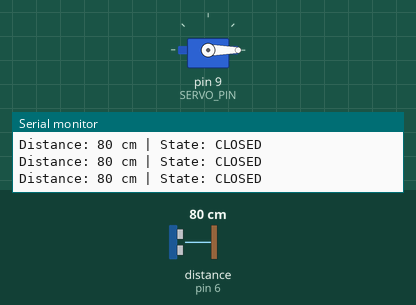
The sketch below on a simulated Arduino Uno, built with avr-gcc and run on an emulated ATmega328P. Parts: servo, the last lines printed to the serial monitor. Wiring (inferred from the names in the program): ultrasonic range finder: trigger pin 5; echo pin 6. Inputs (shaded band) come from the test bench; at power-on: distance to the obstacle (sensor on pin 6) 80 cm. The echo pulse lasts 58.3 µs per cm.

Above: at 1.5 s.
1.6 s: distance to the obstacle (sensor on pin 6) set to 27 cm
4.6 s: distance to the obstacle (sensor on pin 6) set to 23 cm
At 6.0 s:
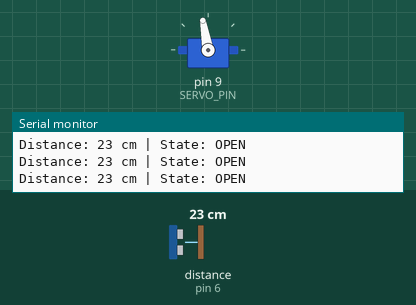
6.4 s: distance to the obstacle (sensor on pin 6) set to 32 cm
At 8.03 s:
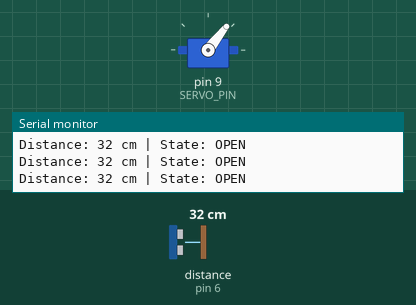
9.4 s: distance to the obstacle (sensor on pin 6) set to 2 cm
At 10.4 s:
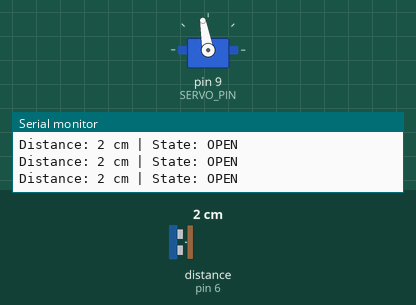
11.2 s: distance to the obstacle (sensor on pin 6) set to 35 cm
At 14.4 s:
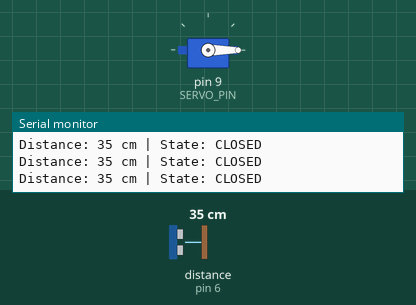
Timing chart, 0 to 15.2 s (numbered marks = the images above; inputs shaded):
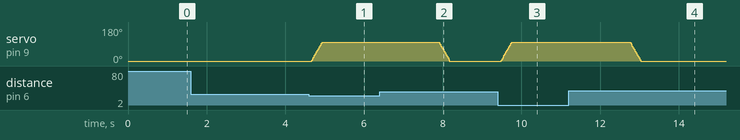

Measured:
- the behaviour switches between 26 and 25 cm on distance to the obstacle (sensor on pin 6) (found by bisection; images 0 and 1)
- the behaviour switches between 29 and 30 cm on distance to the obstacle (sensor on pin 6) (found by bisection; images 1 and 2)
- after the input at 4.6 s, servo on pin 9 (SERVO_PIN): moves from 0° to 100° over 0.27 s, starting after 0.07 s
- after the input at 6.4 s, servo on pin 9 (SERVO_PIN): moves from 100° to 0° over 0.27 s, starting after 1.5 s
- after the input at 9.4 s, servo on pin 9 (SERVO_PIN): moves from 0° to 100° over 0.27 s, starting after 0.08 s
- after the input at 11.2 s, servo on pin 9 (SERVO_PIN): moves from 100° to 0° over 0.27 s, starting after 1.6 s

The sketch:

SmartDustbin.ino
```cpp
// code by Gagandeepkaur Saluja
// Youtube Channel: VoltiqueX - https://www.youtube.com/@VoltiqueX

#include <Servo.h>

const int SERVO_PIN       = 9;   // Servo signal
const int TRIG_PIN        = 5;   // HC-SR04 TRIG
const int ECHO_PIN        = 6;   // HC-SR04 ECHO

const int LID_OPEN_ANGLE  = 100; // Adjust per your mechanism (0–180)
const int LID_CLOSED_ANGLE= 0;

const int OPEN_AT_CM      = 25;  // Open when hand is closer than this
const int CLOSE_AT_CM     = 30;  // Close when distance is beyond this (hysteresis)

const unsigned long CLOSE_AFTER_MS = 1500; // Time with no hand before closing

// Distance sampling
const int SAMPLES = 5;                   // median of N samples
const unsigned long PULSE_TIMEOUT_US = 25000; // 25ms timeout for pulseIn

// Optional: slow, smooth lid motion
const int SERVO_STEP_DEG = 3;            // degrees per step when moving
const int SERVO_STEP_DELAY_MS = 8;       // ms between steps
//
// ======================

Servo lid;

enum LidState { LID_CLOSED, LID_OPEN };
LidState state = LID_CLOSED;

unsigned long lastSeenCloseMs = 0;  // last time a "hand is near" was detected

// Simple swap for median sort
void iswap(int &a, int &b) { int t = a; a = b; b = t; }

// Get one distance reading (cm). Returns 999 on timeout.
int readDistanceOnceCM() {
  // Ensure clean trigger
  digitalWrite(TRIG_PIN, LOW);
  delayMicroseconds(2);
  digitalWrite(TRIG_PIN, HIGH);
  delayMicroseconds(10);
  digitalWrite(TRIG_PIN, LOW);

  unsigned long duration = pulseIn(ECHO_PIN, HIGH, PULSE_TIMEOUT_US);
  if (duration == 0) return 999; // timeout/no echo
  // Speed of sound ~343 m/s => 0.0343 cm/us. Divide by 2 (go & return)
  float cm = (duration * 0.0343f) / 2.0f;
  // Constrain to reasonable range
  if (cm < 0) cm = 0;
  if (cm > 400) cm = 400;
  return (int)(cm + 0.5f); // round
}

// Median of N simple reads to stabilize
int readDistanceMedianCM() {
  int a[SAMPLES];
  for (int i = 0; i < SAMPLES; i++) {
    a[i] = readDistanceOnceCM();
    delay(5); // tiny spacing between pings
  }
  // sort small array (simple bubble sort)
  for (int i = 0; i < SAMPLES - 1; i++) {
    for (int j = 0; j < SAMPLES - i - 1; j++) {
      if (a[j] > a[j+1]) iswap(a[j], a[j+1]);
    }
  }
  return a[SAMPLES / 2];
}

void moveServoSmooth(int fromAngle, int toAngle) {
  if (fromAngle == toAngle) {
    lid.write(toAngle);
    return;
  }
  int step = (toAngle > fromAngle) ? SERVO_STEP_DEG : -SERVO_STEP_DEG;
  for (int pos = fromAngle; (step > 0 ? pos <= toAngle : pos >= toAngle); pos += step) {
    lid.write(pos);
    delay(SERVO_STEP_DELAY_MS);
  }
  lid.write(toAngle);
}

void openLid() {
  moveServoSmooth(LID_CLOSED_ANGLE, LID_OPEN_ANGLE);
  state = LID_OPEN;
}

void closeLid() {
  moveServoSmooth(LID_OPEN_ANGLE, LID_CLOSED_ANGLE);
  state = LID_CLOSED;
}

void setup() {
  Serial.begin(9600);

  pinMode(TRIG_PIN, OUTPUT);
  pinMode(ECHO_PIN, INPUT);

  lid.attach(SERVO_PIN);
  lid.write(LID_CLOSED_ANGLE);
  delay(300);

  // initialize "last seen near" so it doesn't instantly close
  lastSeenCloseMs = millis();
  Serial.println(F("Smart Dustbin Ready"));
}

void loop() {
  int dist = readDistanceMedianCM();
  unsigned long now = millis();

  // Consider "hand present" if within OPEN_AT_CM
  bool handNear = (dist <= OPEN_AT_CM);

  if (handNear) {
    lastSeenCloseMs = now;
  }

  Serial.print(F("Distance: "));
  Serial.print(dist);
  Serial.print(F(" cm | State: "));
  Serial.println(state == LID_OPEN ? F("OPEN") : F("CLOSED"));

  switch (state) {
    case LID_CLOSED:
      // Open if hand near
      if (handNear) {
        openLid();
      }
      break;

    case LID_OPEN:
      // Close only if:
      // 1) it's been a while since we last saw a hand, AND
      // 2) distance is clearly beyond the close threshold (hysteresis)
      if ((now - lastSeenCloseMs >= CLOSE_AFTER_MS) && (dist >= CLOSE_AT_CM)) {
        closeLid();
      }
      break;
  }

  // Loop pace (adjust as needed)
  delay(40);
}
```
